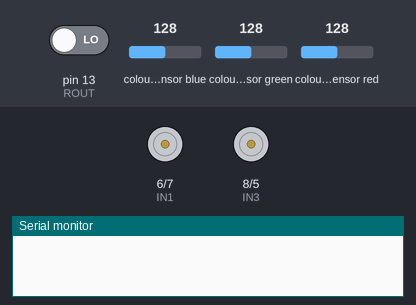
The sketch below on a simulated Arduino Uno, built with avr-gcc and run on an emulated ATmega328P. Parts: motor-driver pin pairs drawn as motors (green arrow = first pin HIGH = forward, orange = second pin HIGH = backward, longer = more drive, scaled by the enable pin), the last lines printed to the serial monitor. Wiring (inferred from the names in the program): TCS3200 colour sensor: output pin 12; S2 pin 2; S3 pin 3. Inputs (shaded band) come from the test bench; at power-on: colour sensor blue 128, pin 13 (ROUT) LOW, colour sensor green 128, colour sensor red 128.

Above: at 1.2 s.
1.3 s: colour sensor blue set to 8
At 4.0 s:
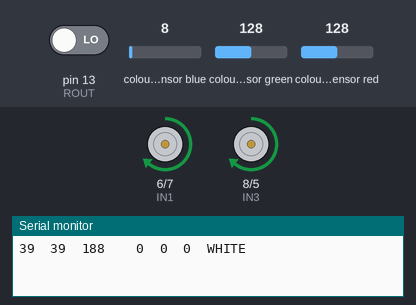
4.3 s: colour sensor blue set to 5
At 7.6 s:
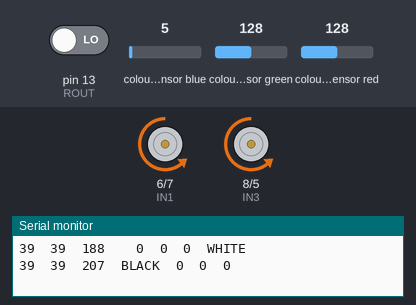
Timing chart, 0 to 9.1 s (numbered marks = the images above; inputs shaded):
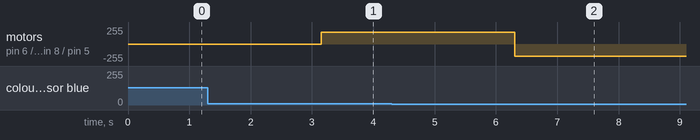

Measured:
- the behaviour switches between 7 and 6 on colour sensor blue (found by bisection; images 1 and 2)
- after the input at 4.3 s, motor on pin 6 (IN1) / pin 7 (IN2), motor on pin 8 (IN3) / pin 5 (IN4): forward 180/255 → backward 180/255 after 2.0 s

The sketch:

rbc.ino
```cpp
/* Color sensor pins */
#define S0 0
#define S1 1
#define S2 2
#define S3 3
#define LOUT 12
#define ROUT 13

/* Left wheel pins */
#define ENB 10
#define IN3 8
#define IN4 5

/* Right wheel pins */
#define ENA 9
#define IN1 6
#define IN2 7

#define SPEED 180 /* must be in [0,255] */
#define COLOR_DELAY 50 /* milliseconds */

/* Calibrated color frequencies */
#define NRGB 5 /* NOTE: keep in sync with below */
int LRGB[NRGB][3] = {
	/* Ordered from low to high priority */
	{  11,  20,  17 }, /* white */
	{  16,  30,  26 }, /* black */
	{  13,  29,  24 }, /* red */
	{  12,  21,  21 }, /* yellow */
	{  16,  28,  24 }, /* green */
};
int RRGB[NRGB][3] = {
	/* Ordered from low to high priority */
	{  11,  19,  15 }, /* white */
	{  15,  29,  23 }, /* black */
	{  13,  27,  21 }, /* red */
	{  11,  21,  20 }, /* yellow */
	{  15,  27,  22 }, /* green */
};
char *COLOR_NAME[NRGB] = {
	"WHITE",
	"BLACK",
	"RED",
	"YELLOW",
	"GREEN",
};

void setup() {
	/* Open serial port at 9600 bps. */
	Serial.begin(9600);

	/* Set pin directions. */
	pinMode(ENA, OUTPUT);
	pinMode(IN1, OUTPUT);
	pinMode(IN2, OUTPUT);
	pinMode(ENB, OUTPUT);
	pinMode(IN3, OUTPUT);
	pinMode(IN4, OUTPUT);
	pinMode(S0, OUTPUT);
	pinMode(S1, OUTPUT);
	pinMode(S2, OUTPUT);
	pinMode(S3, OUTPUT);
	pinMode(LOUT, INPUT);
	pinMode(ROUT, INPUT);

	/* Set color sensor frequency scaling to 100%. */
	digitalWrite(S0, HIGH);
	digitalWrite(S1, HIGH);

	/* Set pin 9 & pin 10 PWM frequency to be 3921.16 Hz.
	This allow the wheels to have more torque while keeping RPM low.
	src: https://arduinoinfo.mywikis.net/wiki/Arduino-PWM-Frequency */
	TCCR1B = TCCR1B & B11111000 | B00000010;
}

void loop() {
	int L, R;
	color(&L, &R);

	if (L < R) {
		/* Turn right */
		speed(SPEED, -SPEED);
	} else if (L > R) {
		/* Turn left */
		speed(-SPEED, SPEED);
	} else {
		/* Go forward */
		speed(SPEED, SPEED);
	}
}

/* color returns the color index identified by the color sensor. */
void color(int *left, int *right) {
	/* Red filter */
	digitalWrite(S2, LOW);
	digitalWrite(S3, LOW);
	int LR = pulseIn(LOUT, LOW);
	int RR = pulseIn(ROUT, LOW);
	delay(COLOR_DELAY);

	/* Green filter */
	digitalWrite(S2, HIGH);
	digitalWrite(S3, HIGH);
	int LG = pulseIn(LOUT, LOW);
	int RG = pulseIn(ROUT, LOW);
	delay(COLOR_DELAY);

	/* Blue filter */
	digitalWrite(S2, LOW);
	digitalWrite(S3, HIGH);
	int LB = pulseIn(LOUT, LOW);
	int RB = pulseIn(ROUT, LOW);
	delay(COLOR_DELAY);

	/* Find closest Color */
	int mindist = 999999;
	for (int col=0; col<NRGB; col++) {
		int dist =
			(LR-LRGB[col][0])*(LR-LRGB[col][0]) +
			(LG-LRGB[col][1])*(LG-LRGB[col][1]) +
			(LB-LRGB[col][2])*(LB-LRGB[col][2]);
		if (dist < mindist) {
			mindist = dist;
			*left = col;
		}
	}
	for (int col=0; col<NRGB; col++) {
		int dist =
			(RR-RRGB[col][0])*(RR-RRGB[col][0]) +
			(RG-RRGB[col][1])*(RG-RRGB[col][1]) +
			(RB-RRGB[col][2])*(RB-RRGB[col][2]);
		if (dist < mindist) {
			mindist = dist;
			*right = col;
		}
	}

	/* Print frequencies and classified color */
	Serial.print(LR);
	Serial.print("\t");
	Serial.print(LG);
	Serial.print("\t");
	Serial.print(LB);
	Serial.print("\t");
	Serial.print(COLOR_NAME[*left]);
	Serial.print("\t");
	Serial.print(RR);
	Serial.print("\t");
	Serial.print(RG);
	Serial.print("\t");
	Serial.print(RB);
	Serial.print("\t");
	Serial.print(COLOR_NAME[*right]);
	Serial.print("\n");
}

/* speed sets the speed of the wheels. left and right must be in [-255,255]. */
void speed(int left, int right) {
	digitalWrite(IN3, left>0 ? LOW : HIGH);
	digitalWrite(IN4, left>0 ? HIGH : LOW);
	analogWrite(ENB, abs(left));

	digitalWrite(IN1, right>0 ? HIGH : LOW);
	digitalWrite(IN2, right>0 ? LOW : HIGH);
	analogWrite(ENA, abs(right));
}
```
